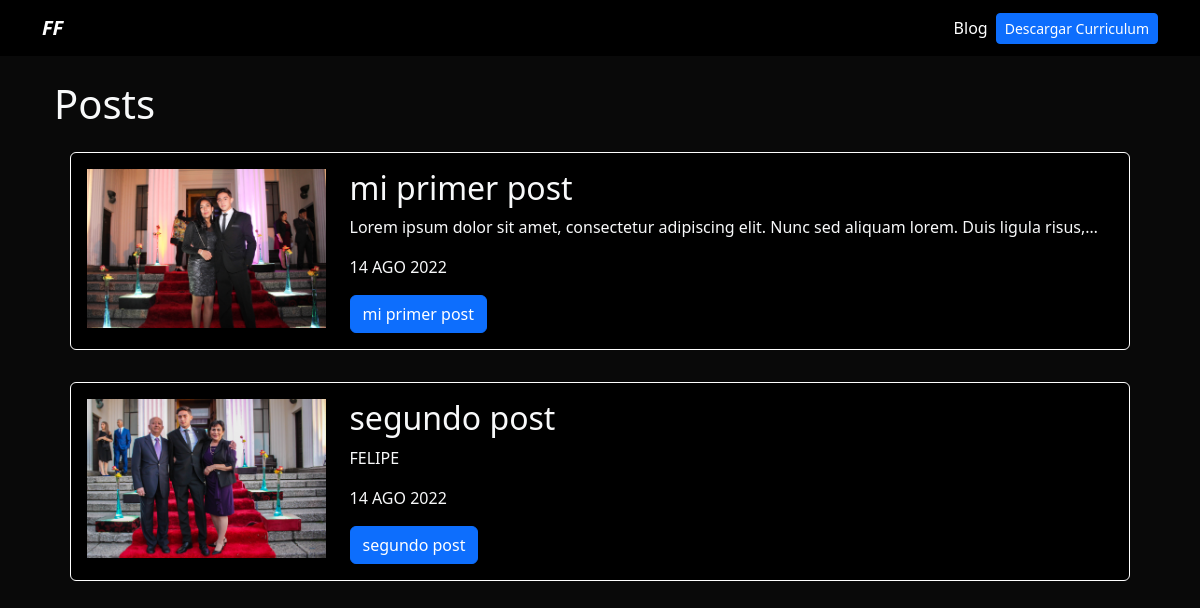
Page /blog on the committed database.
### blog/models.py (models this page shows, shortened)
class Post(models.Model):
    titulo = models.CharField(max_length=200)
    cuerpo = models.TextField()
    fecha = models.DateTimeField(datetime.date.today)
    imagen = models.ImageField(upload_to="blog/post/imagenes/", blank=True)

### blog/views.py (the view)
# urls.py: path('', post_list, name='posts'),
def post_list(request):
    posts = Post.objects.all()
    return render(request, 'posts.html', {'posts': posts})

### blog/templates/posts.html
{% extends 'base.html' %}
{% block contenido %}
<h1>Posts</h1>
{% for i in posts %}
<div class="p-3">
    <div class="card card-body bg-black card-post">
        <div class="row">
            <div class="col-3">
                <img src="{{i.imagen.url}} " alt="{{i.titulo}}" class="img-fluid">
            </div>
            <div class="col-9">
                <h2>{{i.titulo}} </h2>
                <p>{{i.cuerpo|striptags|truncatechars:100}} </p>
                <p>{{i.fecha|date:'d M Y'|upper}} </p>
                <a href="{% url 'blog:post_detail' i.id %}" class="btn btn-primary">{{i.titulo}}</a>
            </div>
        </div>
    </div>
</div>
{% endfor %}
{% endblock contenido %}

### proyectos/static/estilos.css (style rules this page uses)
body { background: #090909; }
.bg-black { background: #000; }
.card-post { border: 1px solid #ffff; }

### rows in the picture
Post: imagen (picture), titulo "mi primer post", cuerpo "Lorem ipsum dolor sit amet, consectetur adipiscing elit. Nunc sed aliquam lorem. Duis ligula risus,…", fecha "14 AGO 2022"
Post: imagen (picture), titulo "segundo post", cuerpo "FELIPE", fecha "14 AGO 2022"
